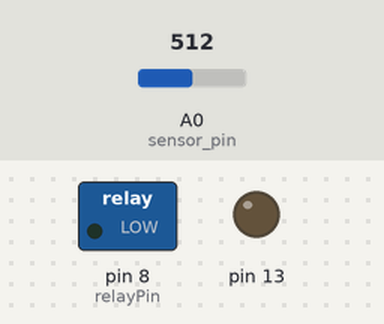
This sketch was run on a simulated Arduino Uno, built with avr-gcc and run on an emulated ATmega328P. Parts: switched loads named in the sketch (green lamp = pin HIGH), output pins drawn as LEDs (lit = HIGH). Inputs (shaded band) come from the test bench; at power-on: A0 (sensor_pin) = 512. The local clock reads 2024-03-15 10:24:30 at power-on unless the sketch sets it; what the sketch prints to the serial monitor is not drawn.

Above: at 4.5 s.
At 39.5 s:
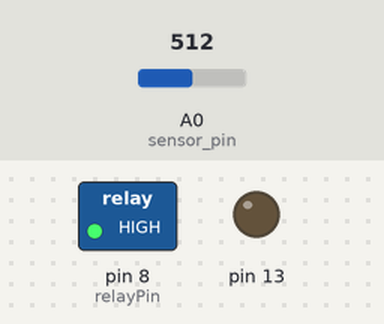
Timing chart, 0 to 48.2 s (numbered marks = the images above):
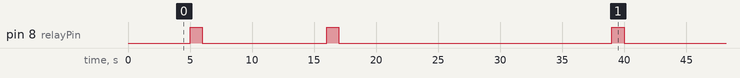

Measured:
- by itself, pin 8 (relayPin): repeats every 34.0 s: LOW 10.0 s, HIGH 1.0 s, LOW 22.0 s, HIGH 1.0 s
- by itself, everything shown: repeats every 34.0 s, in 4 steps

The sketch:

Uno_Relay_Sensor_Rtc_v6.1.ino
```cpp
//AIS - version 6.1

//Libraries
#include "RTClib.h"
#include <Wire.h>
RTC_DS3231 RTC;

int relayPin = 8;    // Relay Pin
int sensor_pin = A0; // Soil Sensor input at Analog PIN A0
int output_value;
const int AirValue = 550;
const int WaterValue = 10;

//Start setup
void setup()
{
  Serial.begin(9600);
  Wire.begin();
  RTC.begin();
  pinMode(relayPin, OUTPUT);
  pinMode(sensor_pin, INPUT);
  Serial.println("Powering Arduino System...");
  delay(2000);
  Serial.println("Reading From the Sensor ...");
  delay(2000);
  pinMode(13, OUTPUT);
}


void loop()
{
 DateTime now = RTC.now();  //Current date

    Serial.print(now.year(), DEC);
    Serial.print('/');
    Serial.print(now.month(), DEC);
    Serial.print('/');
    Serial.print(now.day(), DEC);
    Serial.print(' ');
    Serial.print(now.hour(), DEC);
    Serial.print(':');
    Serial.print(now.minute(), DEC);
    Serial.print(':');
    Serial.print(now.second(), DEC);
    Serial.println();

//Soil moisture sensor reading
 output_value= analogRead(sensor_pin);
 output_value = map(output_value,AirValue,WaterValue,0,100);
 Serial.print("Mositure : ");
 Serial.print(output_value);
 Serial.println("%");

if(now.hour() < 9){     //night break - pomp will not turn on between noon and 9am
  digitalWrite(relayPin, LOW);
  Serial.print("Night   ");
}
else
{
 if(output_value>46){   //trigger value when pump will be turned on
  digitalWrite(relayPin, LOW);
 }
 else
 {
  Serial.print("Powering water pump");  //pump will be turned on for 1,2sec, then 5sec of delay so the soil will absorb and 1sec of watering again
  delay(1000);
  digitalWrite(relayPin, HIGH);
  delay(1000);
  digitalWrite(relayPin, LOW);
  delay(10000);
  digitalWrite(relayPin, HIGH);
  Serial.print("");
  Serial.print("Powering water pump...");
  delay(1000);
  digitalWrite(relayPin, LOW);
  delay(20000);    //additional 20 sec break to absorb water, when sensor reading shows more then trigger value, pump will not be turned on
 }
}
delay(1000);
}
```
